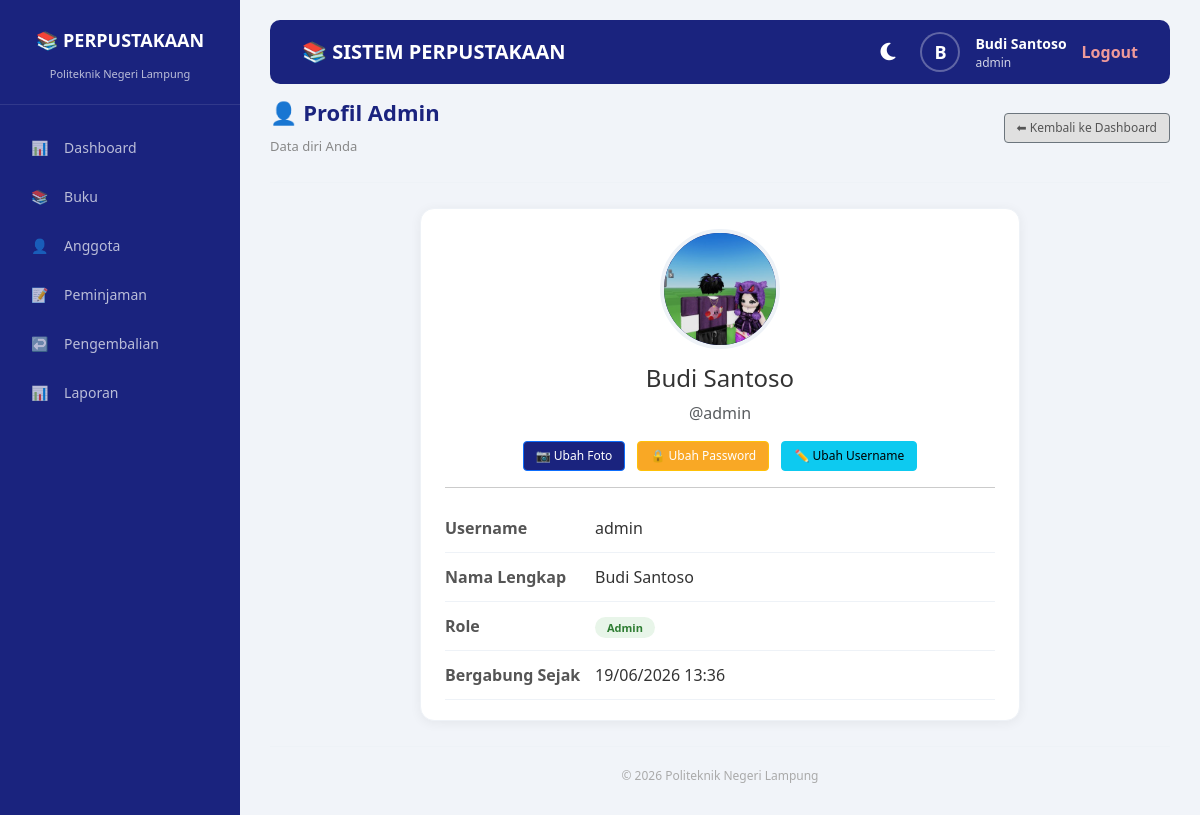
The app's page /views/profil_admin.php (signed in) with its own data.
### tables this page shows
CREATE TABLE `users` (
  `user_id` int(11) NOT NULL,
  `username` varchar(50) NOT NULL,
  `password` varchar(255) NOT NULL,
  `nama_lengkap` varchar(100) NOT NULL,
  `role` enum('admin','petugas') NOT NULL DEFAULT 'admin',
  `created_at` timestamp NULL DEFAULT current_timestamp()
);

### views/profil_admin.php (the view, shortened to what this page needs)
<?php
require_once '../config/database.php';
$user_id = $_SESSION['user_id'];
$sql = "SELECT * FROM users WHERE user_id = :user_id";
$stmt = $pdo->prepare($sql);
$stmt->execute(['user_id' => $user_id]);
$admin = $stmt->fetch();
?>
<!DOCTYPE html>
<html lang="id" id="html">
<head>
    <link rel="stylesheet" href="https://cdn.jsdelivr.net/npm/bootstrap@5.3.0/dist/css/bootstrap.min.css">
    <link rel="stylesheet" href="https://cdnjs.cloudflare.com/ajax/libs/font-awesome/6.4.0/css/all.min.css">
    <link rel="stylesheet" href="../assets/css/style.css">
</head>
<body id="body">
<div class="sidebar">
    <div class="brand">
        <h3>📚 PERPUSTAKAAN</h3>
        <small>Politeknik Negeri Lampung</small>
    </div>
    <ul class="menu">
        <li onclick="location.href='../index.php'"><span class="icon">📊</span> <span>Dashboard</span></li>
        <li onclick="location.href='buku/index.php'"><span class="icon">📚</span> <span>Buku</span></li>
        <li onclick="location.href='anggota/index.php'"><span class="icon">👤</span> <span>Anggota</span></li>
        <li onclick="location.href='peminjaman/index.php'"><span class="icon">📝</span> <span>Peminjaman</span></li>
        <li onclick="location.href='pengembalian/index.php'"><span class="icon">↩️</span> <span>Pengembalian</span></li>
        <li onclick="location.href='laporan/index.php'"><span class="icon">📊</span> <span>Laporan</span></li>
    </ul>
</div>
<div class="main-content">
    <nav class="navbar navbar-dark navbar-custom">
        <div class="container-fluid">
            <span class="navbar-brand">📚 SISTEM PERPUSTAKAAN</span>
            <div class="user-info">
                <button class="theme-toggle" id="themeToggle" title="Toggle Dark/Light Mode">
                    <i class="fas fa-moon"></i>
                </button>
                <div class="preview-avatar"><?= strtoupper(substr($_SESSION['nama_lengkap'], 0, 1)) ?></div>
                <div>
                    <div class="name"><?= htmlspecialchars($_SESSION['nama_lengkap']) ?></div>
                    <div class="role"><?= $_SESSION['role'] ?></div>
                </div>
                <a href="../logout.php" class="logout">Logout</a>
            </div>
        </div>
    </nav>
    <div class="top-header">
        <div class="page-title">
            <h2>👤 Profil Admin</h2>
            <small>Data diri Anda</small>
        </div>
        <div>
            <a href="../index.php" class="btn btn-secondary btn-sm">⬅ Kembali ke Dashboard</a>
        </div>
    </div>
    <div class="profile-card">
        <div class="card-custom">
            <div class="text-center">
                <div class="profile-avatar">
                    <?php
                    $foto_path = '../upload/foto_admin/' . $user_id . '.jpg';
                    if (file_exists($foto_path)): ?>
                        <img src="<?= $foto_path ?>" alt="Foto Profil">
                    <?php else: ?>
                        <?= strtoupper(substr($admin['nama_lengkap'], 0, 1)) ?>
                    <?php endif; ?>
                </div>
                <h4><?= htmlspecialchars($admin['nama_lengkap']) ?></h4>
                <p class="text-muted">@<?= htmlspecialchars($admin['username']) ?></p>
                <a href="ubah_foto_admin.php" class="btn btn-primary btn-sm">📷 Ubah Foto</a>
                <a href="ubah_password_admin.php" class="btn btn-warning btn-sm ms-2">🔒 Ubah Password</a>
                <a href="ubah_username_admin.php" class="btn btn-info btn-sm ms-2">✏️ Ubah Username</a>
            </div>
            <hr>
            <div class="info-row">
                <div class="label">Username</div>
                <div class="value"><?= htmlspecialchars($admin['username']) ?></div>
            </div>
            <div class="info-row">
                <div class="label">Nama Lengkap</div>
                <div class="value"><?= htmlspecialchars($admin['nama_lengkap']) ?></div>
            </div>
            <div class="info-row">
                <div class="label">Role</div>
                <div class="value">
                    <span class="badge-status success"><?= ucfirst($admin['role']) ?></span>
                </div>
            </div>
            <div class="info-row">
                <div class="label">Bergabung Sejak</div>
                <div class="value"><?= date('d/m/Y H:i', strtotime($admin['created_at'])) ?></div>
            </div>
        </div>
    </div>
    <div style="text-align:center; color:#aaa; font-size:12px; padding:20px 0 10px 0; border-top:1px solid var(--border-color); margin-top:20px;">
        &copy; 2026 Politeknik Negeri Lampung
    </div>
</div>
</body>
</html>

### assets/css/style.css (style rules this page uses)
* { margin: 0; padding: 0; box-sizing: border-box; }
body { font-family: 'Segoe UI', Tahoma, Geneva, Verdana, sans-serif; background: #f1f4f9; }
.sidebar { position: fixed; top: 0; left: 0; width: 240px; height: 100%; background: #1a237e; color: #fff; padding: 20px 0; overflow-y: auto; z-index: 1000; }
.sidebar .brand { text-align: center; padding: 10px 0 20px 0; border-bottom: 1px solid rgba(255,255,255,0.1); margin-bottom: 20px; }
.sidebar .brand h3 { font-size: 18px; font-weight: 700; }
.sidebar .brand small { font-size: 11px; opacity: 0.7; }
.sidebar .menu { list-style: none; padding: 0 15px; }
.sidebar .menu li { padding: 12px 16px; margin: 4px 0; border-radius: 10px; font-size: 14px; cursor: pointer; transition: 0.3s; color: rgba(255,255,255,0.7); }
.sidebar .menu li .icon { margin-right: 12px; }
.main-content { margin-left: 240px; padding: 20px 30px; min-height: 100vh; }
.top-header { display: flex; justify-content: space-between; align-items: center; padding: 15px 0 25px 0; border-bottom: 1px solid #e8ecf1; margin-bottom: 25px; }
.top-header .page-title h2 { font-size: 22px; font-weight: 700; color: #1a237e; }
.top-header .page-title small { font-size: 13px; color: #888; }
.card-custom { background: #fff; border-radius: 14px; padding: 20px 24px; box-shadow: 0 2px 12px rgba(0,0,0,0.06); margin-bottom: 25px; }
.badge-status { padding: 4px 14px; border-radius: 20px; font-size: 12px; font-weight: 600; }
.badge-status.success { background: #e8f5e9; color: #2e7d32; }
.btn-primary { background: #1a237e; color: #fff; }
.btn-warning { background: #f9a825; color: #fff; }
.btn-secondary { background: #e0e0e0; color: #555; }
.btn-sm { padding: 5px 12px; font-size: 12px; }
.text-center { text-align: center; }

### records on screen
users: nama_lengkap "Budi Santoso", username "admin", role "Admin", created_at "19/06/2026 13:36"

### other values on screen
substr($_SESSION['nama_lengkap'], 0, 1) "B"
$_SESSION['nama_lengkap'] "Budi Santoso"
$_SESSION['role'] "admin"
